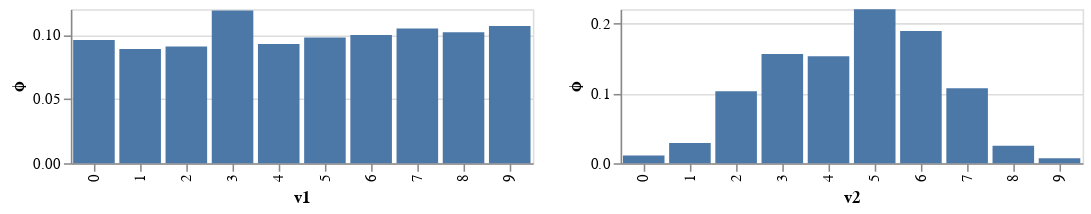

The code cell stored with this chart in its notebook:
### Markdown cell above
As before, we can make mass plots:

### Code cell
v1, v2 = range(10), range(10)
marg_v1 = [marginal_V1(v) for v in v1]
marg_v2 = [marginal_V2(v) for v in v2]

v1_plot_data = pd.DataFrame({'v1':v1, 'ϕ':marg_v1})
v2_plot_data = pd.DataFrame({'v2':v2, 'ϕ':marg_v2})

v1_plot = alt.Chart(v1_plot_data, height=100, width=300).mark_bar().encode(x='v1:O', y='ϕ')
v2_plot = alt.Chart(v2_plot_data, height=100, width=300).mark_bar().encode(x='v2:O', y='ϕ')

v1_plot | v2_plot

### Figure 1 — Vega-Lite specification as saved in the notebook (floating-point values rounded to 4 significant figures)
{"$schema": "https://vega.github.io/schema/vega-lite/v3.4.0.json", "config": {"mark": {"tooltip": null}, "view": {"height": 300, "width": 400}}, "datasets": {"data-6ae2af4c6f0673e71d0f597aa9b72947": [{"v1": 0, "ϕ": 0.096}, {"v1": 1, "ϕ": 0.089}, {"v1": 2, "ϕ": 0.091}, {"v1": 3, "ϕ": 0.119}, {"v1": 4, "ϕ": 0.093}, {"v1": 5, "ϕ": 0.098}, {"v1": 6, "ϕ": 0.1}, {"v1": 7, "ϕ": 0.105}, {"v1": 8, "ϕ": 0.102}, {"v1": 9, "ϕ": 0.107}], "data-c8628c953669be432f72d1ac30e99669": [{"v2": 0, "ϕ": 0.011}, {"v2": 1, "ϕ": 0.029}, {"v2": 2, "ϕ": 0.103}, {"v2": 3, "ϕ": 0.156}, {"v2": 4, "ϕ": 0.153}, {"v2": 5, "ϕ": 0.22}, {"v2": 6, "ϕ": 0.189}, {"v2": 7, "ϕ": 0.107}, {"v2": 8, "ϕ": 0.025}, {"v2": 9, "ϕ": 0.007}]}, "hconcat": [{"data": {"name": "data-6ae2af4c6f0673e71d0f597aa9b72947"}, "encoding": {"x": {"field": "v1", "type": "ordinal"}, "y": {"field": "ϕ", "type": "quantitative"}}, "height": 100, "mark": "bar", "width": 300}, {"data": {"name": "data-c8628c953669be432f72d1ac30e99669"}, "encoding": {"x": {"field": "v2", "type": "ordinal"}, "y": {"field": "ϕ", "type": "quantitative"}}, "height": 100, "mark": "bar", "width": 300}]}
